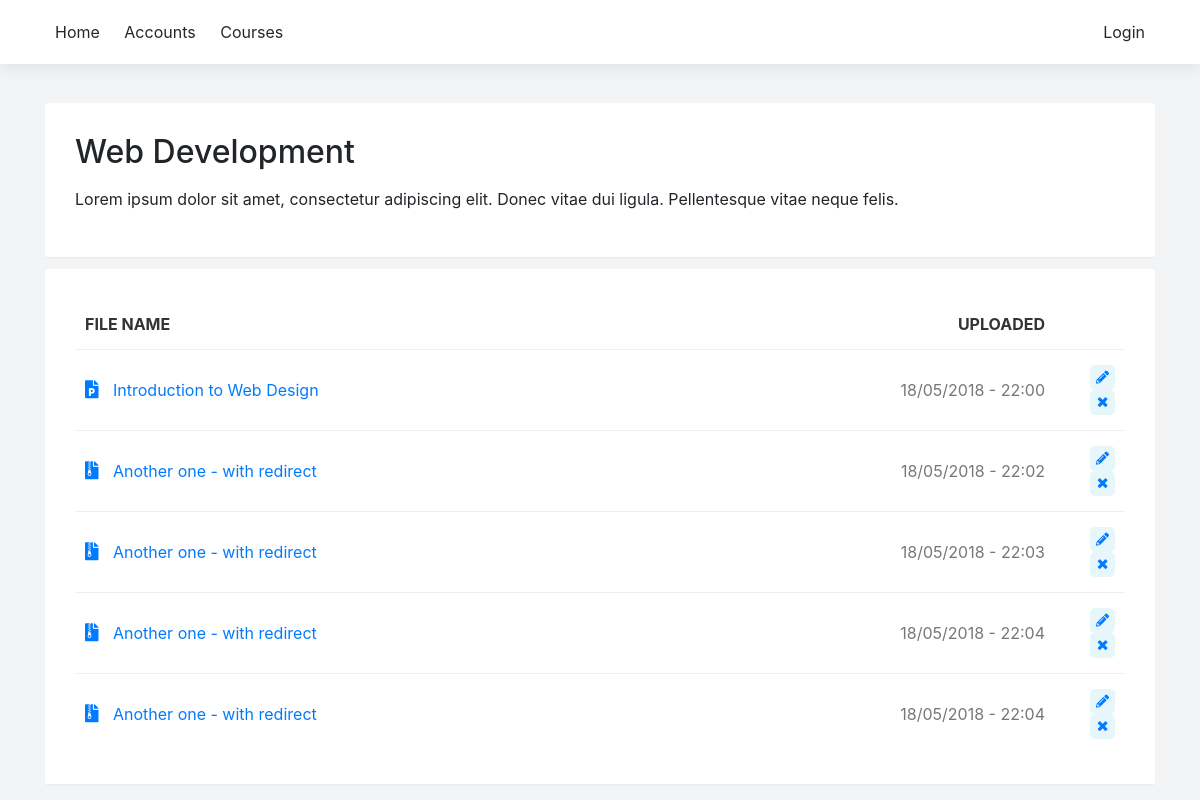
Screenshot of /programs/course/3 with the database file from the repository.
### sems/models.py (models this page shows)
class Course(models.Model):
    name = models.CharField(max_length=200)
    summary = models.TextField(max_length=600, null=True, blank=True)
    program = models.ForeignKey(Program, on_delete=models.CASCADE)
    start_date = models.DateField()
    end_date = models.DateField()
    credits = models.IntegerField(null=True, default=80)
    def __str__(self):
        return self.name

class Upload(models.Model):
    name = models.CharField(max_length=100)
    course = models.ForeignKey(Course, on_delete=models.CASCADE)
    file = models.FileField(upload_to='files/', validators=[FileExtensionValidator(['pdf', 'docx', 'doc', 'xls', 'xlsx', 'ppt', 'pptx', 'zip', 'rar', '7zip'])])
    upload_time = models.DateTimeField(default=datetime.now, null=True)
    def get_extension_short(self):
        ext = str(self.file).split(".")
        ext = ext[len(ext)-1]
        if ext == 'doc' or ext == 'docx':
            return 'word'
        elif ext == 'pdf':
            return 'pdf'
        elif ext == 'xls' or ext == 'xlsx':
            return 'excel'
        elif ext == 'ppt' or ext == 'pptx':
            return 'powerpoint'
        elif ext == 'zip' or ext == 'rar' or ext == '7zip':
            return 'archive'
    def __str__(self):
        return str(self.file)[6:]

### sems/views.py (the view)
# urls.py: path('programs/course/<int:pk>', views.course_detail, name='course_detail'),
def course_detail(request, pk):
    course = Course.objects.get(pk = pk)
    files = Upload.objects.filter(course_id = pk)
    group = Group.objects.get(name='Teacher')
    users = group.user_set.all()
    return render(
        request, 'course_single.html', {'usrs': users, 'course': course, 'files': files, 'media_url': settings.MEDIA_ROOT},
    )

### sems/templates/course_single.html (shortened to what this page needs)
{% extends 'base_generic.html' %}
{% block content %}
<div class="card-box">
    <h2>{{ course }}</h2>
    <p>Lorem ipsum dolor sit amet, consectetur adipiscing elit. Donec vitae dui ligula. Pellentesque vitae neque felis.</p>
</div>
{% load static %}
<div class="shadow-box">
    {% if files %}
    <table>
        <thead>
            <tr>
                <th>File name</th>
                <th class="text-right">Uploaded</th>
                <th></th>
            </tr>
        </thead>
        <tbody>
        {% for file in files %}
        <tr>
            <td><a href="{% static 'uploads/files/' %}{{ file }}" title="{{ file }}"><i style="font-size: 18px; padding-right: 10px;" class="fas fa-file-{{ file.get_extension_short }}"></i> {{ file.name }}</a><br/></td>
            <td class="text-right">{{ file.upload_time|date:'d/m/Y - H:i' }}</td>
            <td style="width: 70px" class="text-right"><a href="#"><span class="label sm-label"><i class="fas fa-pencil-alt"></i></span></a>
                <a href="#"><span class="label sm-label"><i class="fas fa-times"></i></span></a></td>
        </tr>
        {% endfor %}
        </tbody>
    </table>
    {% else %}
    <p class="lead">No files have been uploaded</p>
    {% endif %}
    </div>
{% endblock %}

### sems/templates/base_generic.html (shortened to what this page needs)
{% load static %}
<html>
<head>
    <link rel="stylesheet" href="https://use.fontawesome.com/releases/v5.0.12/css/all.css">
    <link rel="stylesheet" href="{% static 'css/bootstrap.min.css' %}">
    <link rel="stylesheet" href="{% static 'css/main.css' %}">
    <link rel="stylesheet" href="{% static 'fonts/fontawesome-all.min.css' %}">
</head>
<body>
    <header>
        <nav>
            <div class="container">
                <a href="#">Home</a>
                <a href="{% url 'students' %}">Accounts</a>
                <a href="{% url 'programs' %}">Courses</a>
                <div class="inline-block float-right text-right">
                {% if not user.is_authenticated %}
                <a href="{% url 'login' %}">Login</a>
                {% else %}
                    <a href="{% url 'student_detail' pk=user.pk %}">Profile</a>
                <a href="{% url 'logout' %}">Logout</a>
                {% endif %}
                </div>
            </div>
        </nav>
    </header>
    <div class="container">
        <div class="row">
            <div class="col-md-12 col-xs-12">
                <br/>
                {% block content %}
                {% endblock %}
            </div>
        </div>
    </div>
</body>
</html>

### sems/static/css/main.css (style rules this page uses)
* { --main-color: #006992; }
.inline-block { display: inline-block; }
body { background-color: rgb(243, 244, 245) }
nav { padding: 20px 0; background-color: #fff; box-shadow: 0 5px 15px rgba(0,0,0,0.07); margin-bottom: 15px; }
nav a { padding: 10px; color: rgba(0,0,0,.85); }
.shadow-box, .card-box { background-color: #fff; padding: 30px; border-radius: 3px; margin-bottom: 10px; border-bottom: 2px solid #eee; }
table { width: 100%; }
td, th { padding: 15px 10px; border-top: 1px solid #eee; color: #777; }
th { border: none; color: #333; background-color: #fff; text-transform: uppercase; }
.label { display: inline-flex; justify-content: center; align-items: center; background-color: #5bc0de25; border-radius: 5px; padding: 5px; }
.sm-label { width: 25px; height: 25px; font-size: 13px; }

### rows the page displays
Course: name "Web Development"
Upload: name "Introduction to Web Design", upload_time "18/05/2018 - 22:00"
Upload: name "Another one - with redirect", upload_time "18/05/2018 - 22:02"
Upload: name "Another one - with redirect", upload_time "18/05/2018 - 22:03"
Upload: name "Another one - with redirect", upload_time "18/05/2018 - 22:04"
Upload: name "Another one - with redirect", upload_time "18/05/2018 - 22:04"
